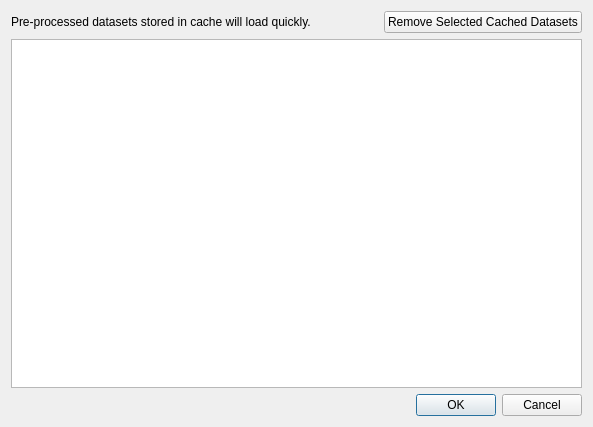
<?xml version="1.0" encoding="UTF-8"?>
<ui version="4.0">
 <class>openFromCacheDialog</class>
 <widget class="QDialog" name="openFromCacheDialog">
  <property name="geometry">
   <rect>
    <x>0</x>
    <y>0</y>
    <width>593</width>
    <height>427</height>
   </rect>
  </property>
  <property name="windowTitle">
   <string>Open Cached Datasets</string>
  </property>
  <layout class="QVBoxLayout" name="verticalLayout">
   <item>
    <layout class="QHBoxLayout" name="horizontalLayout">
     <item>
      <widget class="QLabel" name="label">
       <property name="text">
        <string>Pre-processed datasets stored in cache will load quickly.</string>
       </property>
      </widget>
     </item>
     <item>
      <spacer name="horizontalSpacer">
       <property name="orientation">
        <enum>Qt::Horizontal</enum>
       </property>
       <property name="sizeHint" stdset="0">
        <size>
         <width>40</width>
         <height>20</height>
        </size>
       </property>
      </spacer>
     </item>
     <item>
      <widget class="QPushButton" name="removeFromCacheButton">
       <property name="text">
        <string>Remove Selected Cached Datasets</string>
       </property>
      </widget>
     </item>
    </layout>
   </item>
   <item>
    <widget class="QListWidget" name="cacheListWidget">
     <property name="minimumSize">
      <size>
       <width>400</width>
       <height>300</height>
      </size>
     </property>
    </widget>
   </item>
   <item>
    <widget class="QDialogButtonBox" name="buttonBox">
     <property name="orientation">
      <enum>Qt::Horizontal</enum>
     </property>
     <property name="standardButtons">
      <set>QDialogButtonBox::Cancel|QDialogButtonBox::Ok</set>
     </property>
    </widget>
   </item>
  </layout>
 </widget>
 <resources/>
 <connections>
  <connection>
   <sender>buttonBox</sender>
   <signal>accepted()</signal>
   <receiver>openFromCacheDialog</receiver>
   <slot>accept()</slot>
   <hints>
    <hint type="sourcelabel">
     <x>248</x>
     <y>254</y>
    </hint>
    <hint type="destinationlabel">
     <x>157</x>
     <y>274</y>
    </hint>
   </hints>
  </connection>
  <connection>
   <sender>buttonBox</sender>
   <signal>rejected()</signal>
   <receiver>openFromCacheDialog</receiver>
   <slot>reject()</slot>
   <hints>
    <hint type="sourcelabel">
     <x>316</x>
     <y>260</y>
    </hint>
    <hint type="destinationlabel">
     <x>286</x>
     <y>274</y>
    </hint>
   </hints>
  </connection>
 </connections>
</ui>
